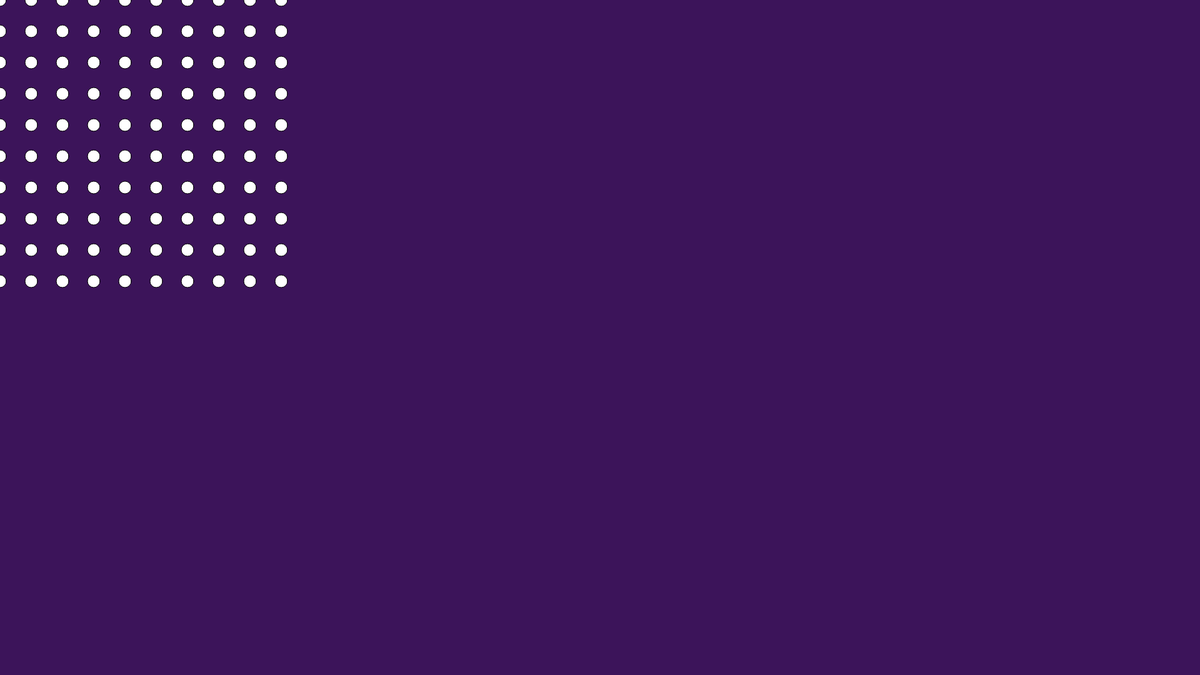
Frame 1 (no input)
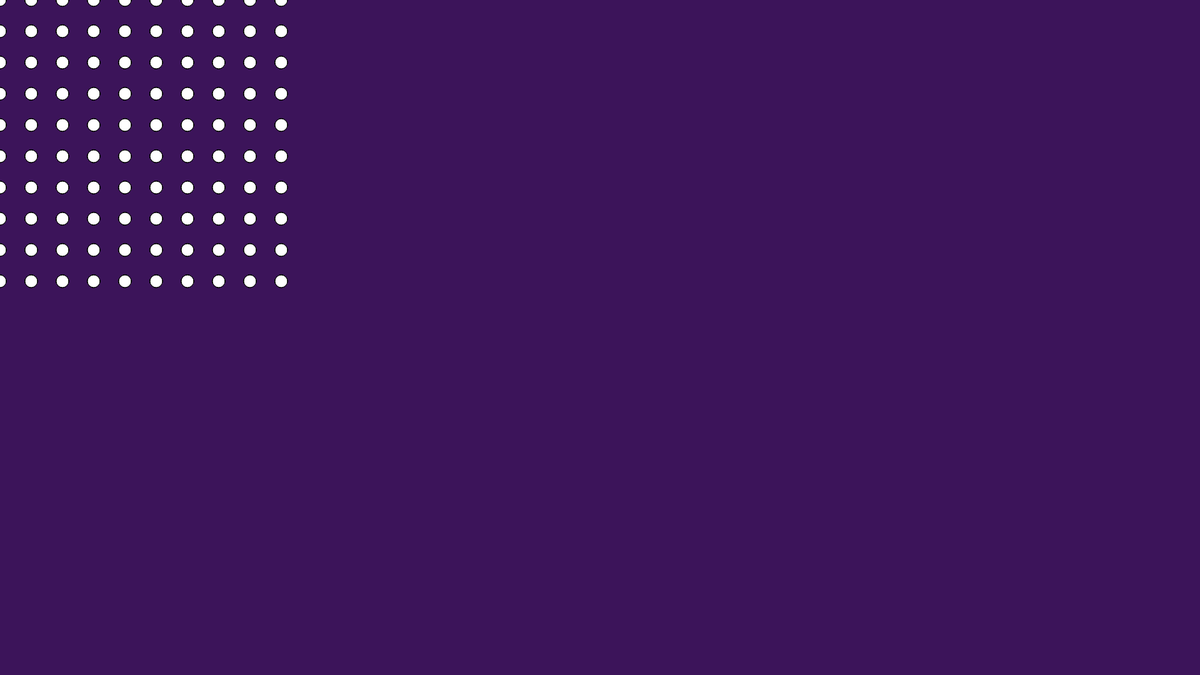
Frame 60 (no input)
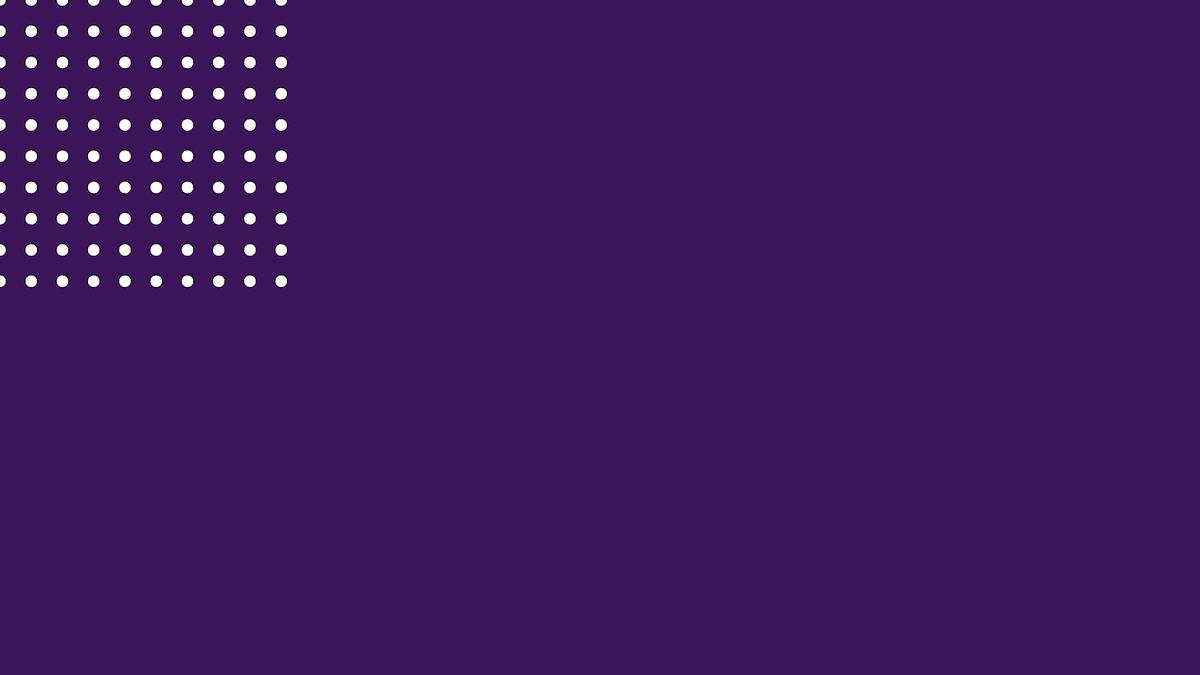
Frame 120 (the mouse pressed at the canvas centre since frame 60)

The p5.js sketch that drew these frames (run headless with seeded random() and noise() and a simulated clock; from frame 60 on, the mouse is pressed at the canvas centre):

// p5.js sketch
// ── sketch.js
function setup() {
  createCanvas(1920,1080);
  background(60, 20, 90);
}

function draw() {

  for (var i = 0; i < 10; i++) {
    // loop horizontally 
    for (var j = 0; j < 10; j++) {
      // loop vertically
      var xpos = i * 50;
      var ypos = j * 50;
      ellipse(xpos, ypos, 20, 20);
      console.log(xpos, ypos);
    }
    
  }
      
} 
